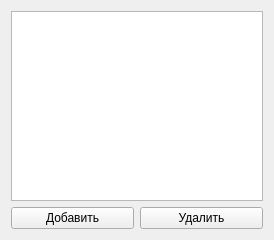
<?xml version="1.0" encoding="UTF-8"?>
<ui version="4.0">
 <class>EditableListWidget</class>
 <widget class="QWidget" name="EditableListWidget">
  <property name="geometry">
   <rect>
    <x>0</x>
    <y>0</y>
    <width>274</width>
    <height>240</height>
   </rect>
  </property>
  <property name="sizePolicy">
   <sizepolicy hsizetype="Preferred" vsizetype="Preferred">
    <horstretch>0</horstretch>
    <verstretch>0</verstretch>
   </sizepolicy>
  </property>
  <property name="windowTitle">
   <string>Список</string>
  </property>
  <layout class="QGridLayout" name="gridLayout">
   <item row="0" column="0" colspan="2">
    <widget class="QListWidget" name="listWidget"/>
   </item>
   <item row="1" column="0">
    <widget class="QPushButton" name="addButton">
     <property name="text">
      <string>Добавить</string>
     </property>
    </widget>
   </item>
   <item row="1" column="1">
    <widget class="QPushButton" name="deleteButton">
     <property name="text">
      <string>Удалить</string>
     </property>
    </widget>
   </item>
  </layout>
 </widget>
 <resources/>
 <connections/>
</ui>
